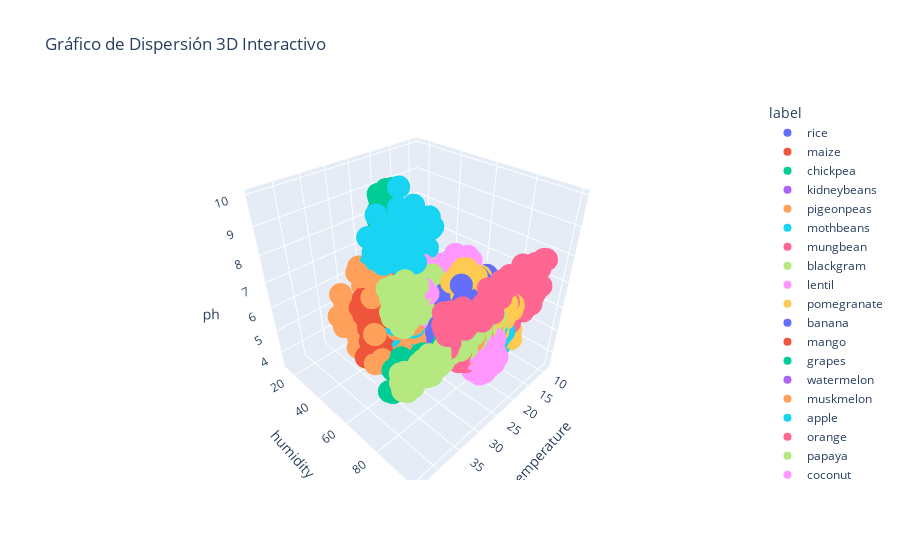

Here is the notebook cell this chart was saved with:
### Code cell
plot_interactivo(df,'temperature','humidity','ph','label')
